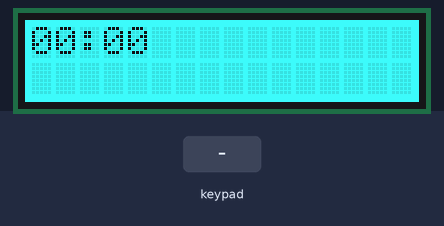
The sketch below on a simulated Arduino Uno, built with avr-gcc and run on an emulated ATmega328P. Parts: 16×2 character LCD. The inputs (shaded band) are chosen by the test bench. What the sketch prints to the serial monitor is not drawn.

Above: at 1.2 s.
1.3 s: key 'U' pressed
At 2.6 s:
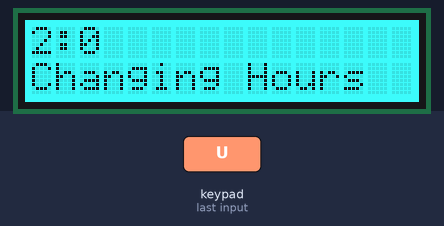
2.9 s: key 'R' pressed
At 3.5 s:
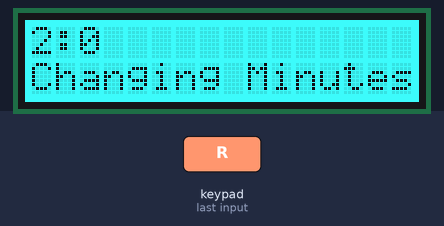
4.4 s: key 'L' pressed
At 5.1 s:
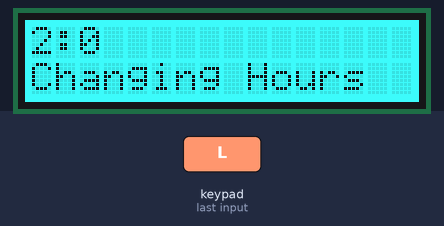
Timing chart, 0 to 7.4 s (numbered marks = the images above; inputs shaded):
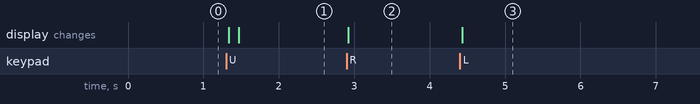

Measured:
- after the input at 1.3 s, the display: first changes at once (image 1 shows a later state)
- after the input at 2.9 s, the display: changes at once (image 2)
- after the input at 4.4 s, the display: changes at once (image 3)

The sketch:

lab3.ino
```cpp
#include <Wire.h>
#include <Adafruit_RGBLCDShield.h>
#include <utility/Adafruit_MCP23017.h>
#include <math.h>
Adafruit_RGBLCDShield lcd = Adafruit_RGBLCDShield();

#define BUTTON_UP 0b00001000
#define BUTTON_DOWN 0b00000100
#define BUTTON_LEFT 0b00010000
#define BUTTON_RIGHT 0b00000010

// int button_state;
// Select = 1
// Right = 2
// Down = 4
// Up = 8
// Left = 16

int hours = 00;
int mins = 00;

void setup() {
  Serial.begin(9600);
  Serial.println("Hello, World!");
  lcd.begin(16, 2);
  lcd.setCursor(0, 0);
  lcd.print("00:00");
  lcd.setCursor(0, 1);
  lcd.setBacklight(0b000000110);
}


int nextHour(){
  if (hours < 0){
    int temp = hours % -24;
    temp = sqrt(temp * temp);
    if (temp == 0){
      return 0;
    }
    return 24 - temp;
  }
    hours = hours % 24;
    return hours;
}

int nextMin(){
  if (mins < 0){
    int temp = mins % -60;
    temp = sqrt(temp * temp);
    if (temp == 0){return 0;}
    return 60 - temp;
    }
  mins = mins % 60;
  return mins;
}
bool select = true;
void printTime(){
  lcd.clear();
  lcd.setCursor(0,0);
  lcd.print(nextHour());
  lcd.print(":");
  lcd.print(nextMin());
  lcd.setCursor(0, 1);
  if (select){lcd.print("Changing Hours");}
  else{lcd.print("Changing Minutes");}
}

// True = hours
// False = mins

void loop() {
  uint8_t buttons = lcd.readButtons();
  if (buttons){
    if (buttons & BUTTON_LEFT) {select = true;}
    if (buttons & BUTTON_RIGHT) {select = false;}
    if (select){
      lcd.print("Changing Hours");
      if (buttons & BUTTON_UP) {hours++;}
      if (buttons & BUTTON_DOWN) {hours--;}
    }
    else{
      if (buttons & BUTTON_UP) {mins++;}
      if (buttons & BUTTON_DOWN) {mins--;}
    }
    printTime();
    delay(100);
  }
}
```
